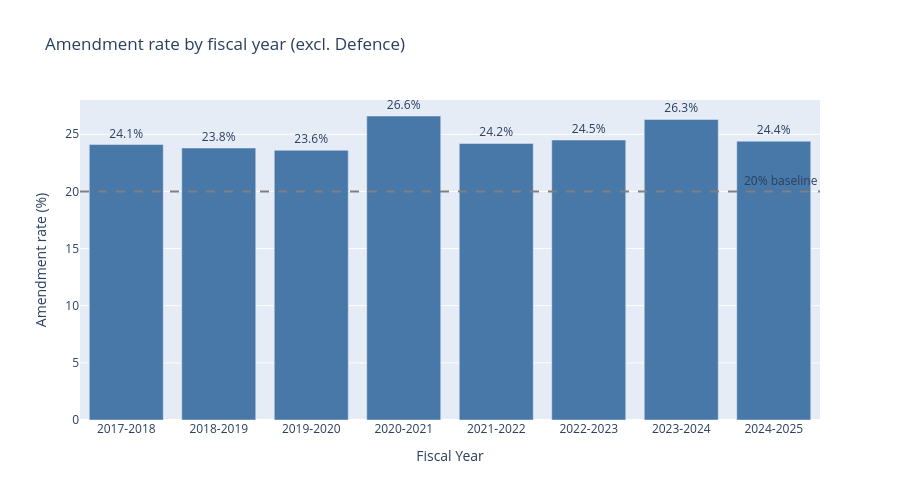

The notebook cell saved with this chart:
### Code cell
# Amendment rate by fiscal year
amend_by_year = con.sql("""
    SELECT fiscal_year, ROUND(SUM(CASE WHEN instrument_type='A' THEN 1 ELSE 0 END)*100.0/COUNT(*), 1) AS amend_pct
    FROM analysis WHERE fiscal_year >= '2017-2018' AND fiscal_year <= '2024-2025' AND fiscal_year != '2018-2018'
    GROUP BY fiscal_year ORDER BY fiscal_year
""").pl().to_pandas()

fig = px.bar(amend_by_year, x='fiscal_year', y='amend_pct', text='amend_pct',
    title="Amendment rate by fiscal year (excl. Defence)", color_discrete_sequence=['#4878A8'])
fig.add_hline(y=20, line_dash="dash", line_color="gray", annotation_text="20% baseline")
fig.update_traces(texttemplate='%{text}%', textposition='outside')
fig.update_layout(xaxis_title="Fiscal Year", yaxis_title="Amendment rate (%)", height=500)
fig.show()

### Figure 1 — Plotly figure (JSON) as saved in the notebook; plotly's stock layout.template omitted (floating-point values rounded to 4 significant figures)
{"data": [{"hovertemplate": "fiscal_year=%{x}<br>amend_pct=%{text}<extra></extra>", "legendgroup": "", "marker": {"color": "#4878A8", "pattern": {"shape": ""}}, "name": "", "orientation": "v", "showlegend": false, "text": [24.1, 23.8, 23.6, 26.6, 24.2, 24.5, 26.3, 24.4], "textposition": "outside", "texttemplate": "%{text}%", "type": "bar", "x": ["2017-2018", "2018-2019", "2019-2020", "2020-2021", "2021-2022", "2022-2023", "2023-2024", "2024-2025"], "xaxis": "x", "y": [24.1, 23.8, 23.6, 26.6, 24.2, 24.5, 26.3, 24.4], "yaxis": "y"}], "layout": {"annotations": [{"showarrow": false, "text": "20% baseline", "x": 1, "xanchor": "right", "xref": "x domain", "y": 20, "yanchor": "bottom", "yref": "y"}], "barmode": "relative", "height": 500, "legend": {"tracegroupgap": 0}, "shapes": [{"line": {"color": "gray", "dash": "dash"}, "type": "line", "x0": 0, "x1": 1, "xref": "x domain", "y0": 20, "y1": 20, "yref": "y"}], "title": {"text": "Amendment rate by fiscal year (excl. Defence)"}, "xaxis": {"anchor": "y", "domain": [0, 1], "title": {"text": "Fiscal Year"}}, "yaxis": {"anchor": "x", "domain": [0, 1], "title": {"text": "Amendment rate (%)"}}}}
